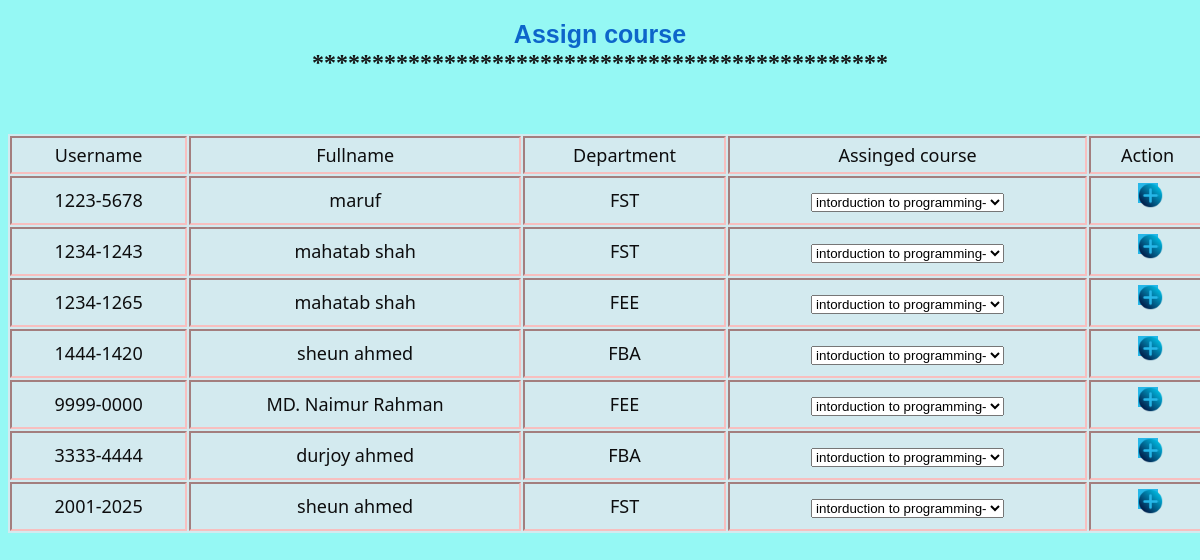
Screenshot of /admin/php/course.php with the database file from the repository.
### tables this page shows
CREATE TABLE `registration` (
  `ID` int(120) NOT NULL,
  `fullname` varchar(120) NOT NULL,
  `role` varchar(120) NOT NULL,
  `department` varchar(120) NOT NULL,
  `username` varchar(120) NOT NULL,
  `email` varchar(120) NOT NULL,
  `password` varchar(120) NOT NULL,
  `notification` varchar(2000) NOT NULL
);

### admin/php/course.php (the view, shortened to what this page needs)
<?php
include  '../../main/DB/DB.php';
$tsql="SELECT username,fullname,department FROM registration WHERE role='Teacher' ";
$tresult=$conn->query($tsql);
$csql="SELECT course,date1,date2,time,section  FROM addcourse";
$cresult=$conn->query($csql);
$assigncourse=[];
if($cresult->num_rows >0)
{
    while($row=$cresult-> fetch_assoc())
    {
        $assigncourse[]=[ 'course'=>$row['course'],'section'=>$row['section']];
    }
}
?>
<!DOCTYPE html>
<html>
    <head>
        <link rel="stylesheet"  href="../css/aiub.css">
    </head>
    <body>
        <center>
        <h2>
             <label  style="color: rgb(13, 101, 202); font-family:Arial, Helvetica, sans-serif;  font-size: 25px;">Assign course</label><br>
             <label  style="color: rgb(22, 22, 22); ">************************************************</label>
        </h2>
        <br>
<form method="post">
        <table  class="table" style="width:1200px;font-size:18px;align:left;">
                <tr class="tablerow">
                    <td class="tableheading">Username</td>
                    <td class="tableheading">Fullname</td>
                    <td class="tableheading">Department</td>
                    <td class="tableheading">Assinged course</td>
                    <td class="tableheading">Action</td>
               </tr>
                <?php
                if($tresult->num_rows>0 )
                {
                    while($trow=$tresult->fetch_assoc())
                    {
                        echo "<tr class='tablerow'>";
                        echo "<form method='post'>";
                        echo "<td class='tableheading'>".$trow['username']." <input type='hidden' name='username' value='".$trow['username']."'></td>";
                        echo "<td class='tableheading'>".$trow['fullname']."<input type='hidden' name='fullname' value='". $trow['fullname']."'></td>";
                        echo "<td class='tableheading'>".$trow['department']." <input type='hidden' name='department' value='".$trow['department']."'</td>";
                        echo "<td class='tableheading'><select  name='assigncourse'>select";
                        foreach($assigncourse as $c)
                        {
                         echo "<option value='".$c['course']."-".$c['section']."'>".$c['course']."-".$c['section']."</option>";
                         }
                        echo "</select></td>";
                         echo "<td class='tableheading'><button type='submit'name='add'style='width:20px;height:20px;padding:0;border:none'><img src='../../main/image/course_add_icon.png' alt='add'style='width:25px;height:25px;display:block;margin:auto;'></button></td>";
                       echo "</form>";
                         echo "</tr>";
                }
            }
                ?>
              </table>
            </form>
      </center>
    </body>
</html>

### admin/css/aiub.css (style rules this page uses)
body { background-color: rgb(149, 248, 244); }
button { background-color: rgb(38, 183, 232); color: rgb(16, 1, 1); padding: 15px; margin-bottom: 15px; width: 150px; height: 60px; border:none; font-family:'Segoe UI', Tahoma, Geneva, Verdana, sans-serif; font-weight: bold; font-size:15px; }
.table { width: 900px; margin-top: 20px; font-family: 'Segoe UI', Tahoma, Geneva, Verdana, sans-serif; font-size:10px; font-weight: 100; background:rgb(211, 234, 239); }
.tableheading,.tablerow { border:2px inset rgb(247, 191, 191); padding:5px; text-align:center; color:rgb(13, 13, 14); }

### rows the page displays
registration: username "1223-5678", fullname "maruf", department "FST"
registration: username "1234-1243", fullname "mahatab shah", department "FST"
registration: username "1234-1265", fullname "mahatab shah", department "FEE"
registration: username "1444-1420", fullname "sheun ahmed", department "FBA"
registration: username "9999-0000", fullname "MD. Naimur Rahman", department "FEE"
registration: username "3333-4444", fullname "durjoy ahmed", department "FBA"
registration: username "2001-2025", fullname "sheun ahmed", department "FST"

### other values shown
form field assigncourse "intorduction to programming-"
